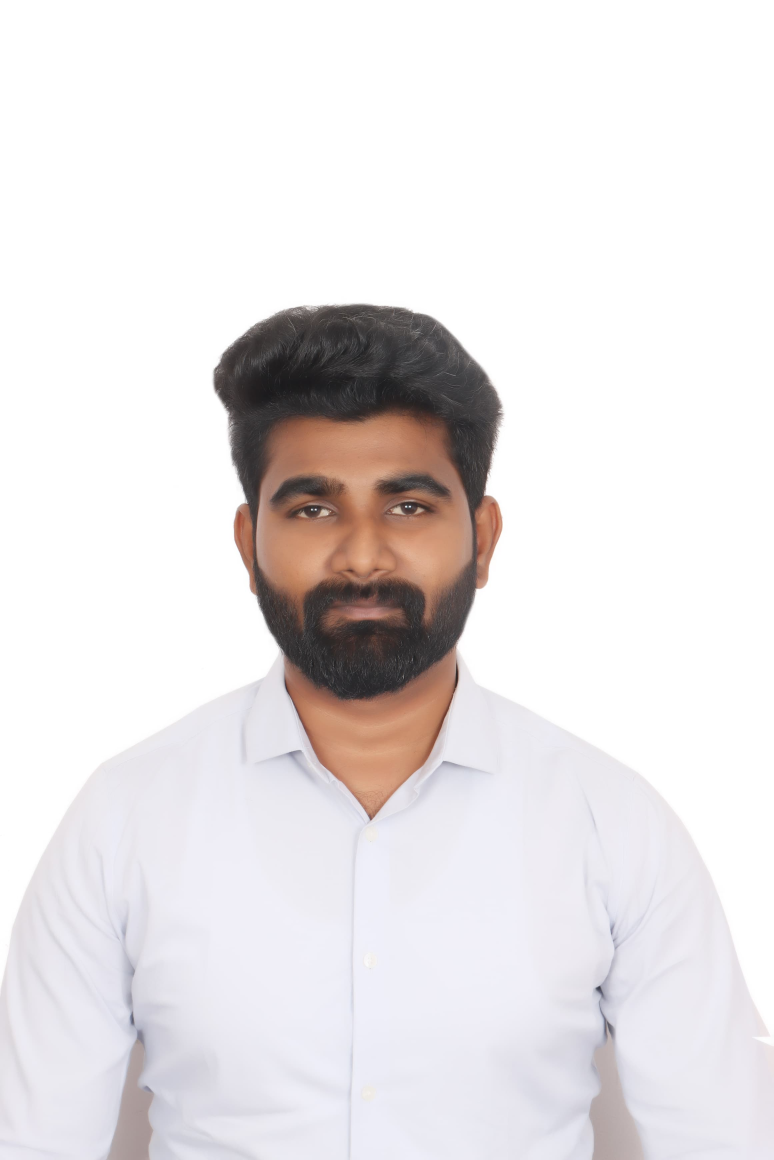
#> input picture opencv/demoimages/Prem_picture.jpg, 2320 x 3480 px, found by its file name (shown at 1/3 size)
$ python thresholding.py
#> lines starting #> are read from the running program, lines starting #| are printed output that depends on the picture; after the words box and inside, x2 and y2 are one past the last pixel; in counts of white or black regions, pixels touching at a corner belong together
import cv2
import os
import numpy as np
import matplotlib.pyplot as plt
def tresholdhing():
    root = os.getcwd()
    imgPath=os.path.join(root, 'demoimages//Prem_picture.JPG')
    img = cv2.imread(imgPath)
#> img is the input picture: shape (3480, 2320, 3); mean B, G, R 228.9, 227.9, 231.6
    imgGray = cv2.cvtColor(img, cv2.COLOR_BGR2GRAY)
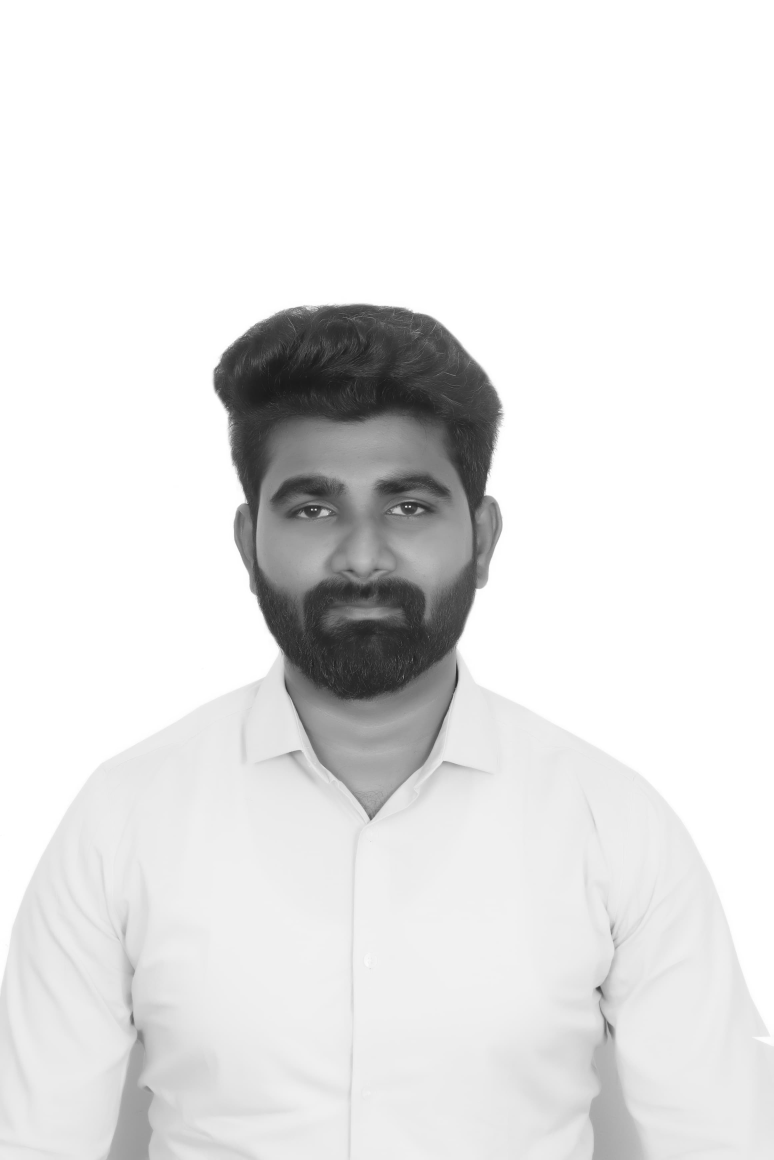
#> imgGray: shape (3480, 2320) (shown at 1/3 size); min 15, max 255, mean 229.1

    hist = cv2.calcHist([imgGray], [0], None, [256], [0, 256])
#> hist = 256 values, max 4387918 at index 255, min 0 at index 0, mean 31537.5
    plt.figure()
    plt.plot(hist)
    plt.title('Histogram')
    plt.xlabel('Pixel Value')
    plt.ylabel('Frequency')
    plt.show()
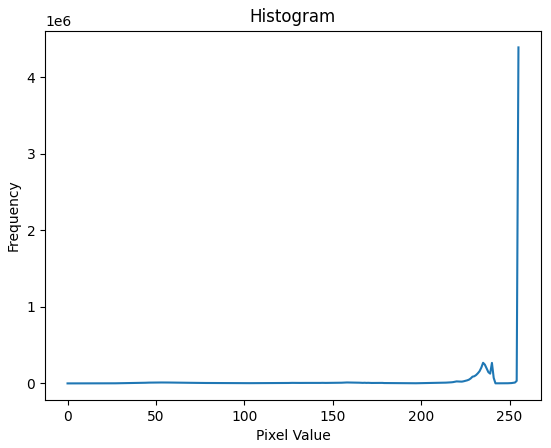
#> figure drawn by matplotlib, 1 panel; curve peaks at x = 255, y = 4387918

    thresopt=[cv2.THRESH_BINARY, cv2.THRESH_BINARY_INV,
              cv2.THRESH_TRUNC, cv2.THRESH_TOZERO, cv2.THRESH_TOZERO_INV]
    thresNames = ['BINARY', 'BINARY_INV', 'TRUNC', 'TOZERO', 'TOZERO_INV']

    plt.figure()
    plt.subplot(231)
    plt.imshow(imgGray, cmap='gray')
    plt.title('Original Image')

    for i in range(len(thresopt)):
        ret, imgThres = cv2.threshold(imgGray, 127, 255, thresopt[i])
        plt.subplot(2, 3, i + 2)
        plt.imshow(imgThres, cmap='gray')
        plt.title(thresNames[i])
        plt.axis('off')
#> this loop made 5 passes
#> pass 1, in tresholdhing, `ret, imgThres = cv2.threshold(imgGray, 127, 255, thresopt[i])`:
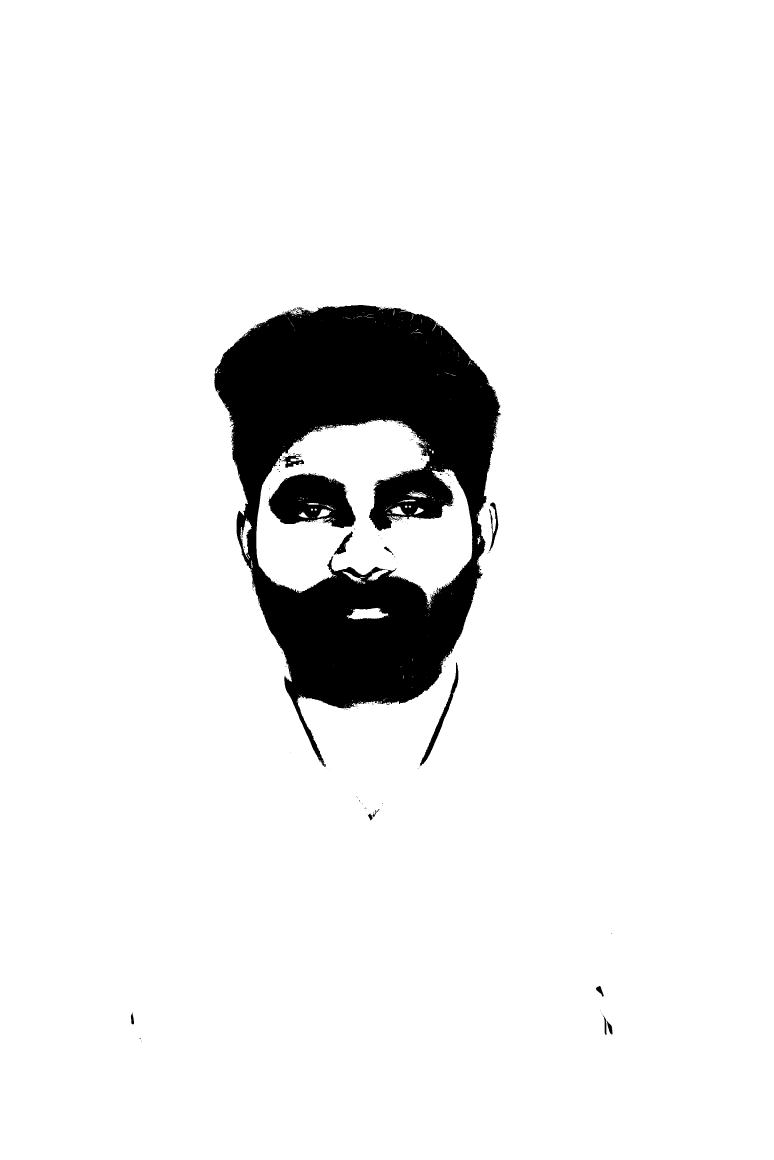
#> imgThres: shape (3480, 2320) (shown at 1/3 size); 92.6% white; 266 black regions (249 under 20 px), largest, box (x1, y1, x2, y2) and area: (643, 915, 1504, 2301) 555783, (805, 1419, 1067, 1585) 29261, (1259, 1986, 1375, 2298) 3790
#> pass 2, in tresholdhing, `ret, imgThres = cv2.threshold(imgGray, 127, 255, thresopt[i])`:
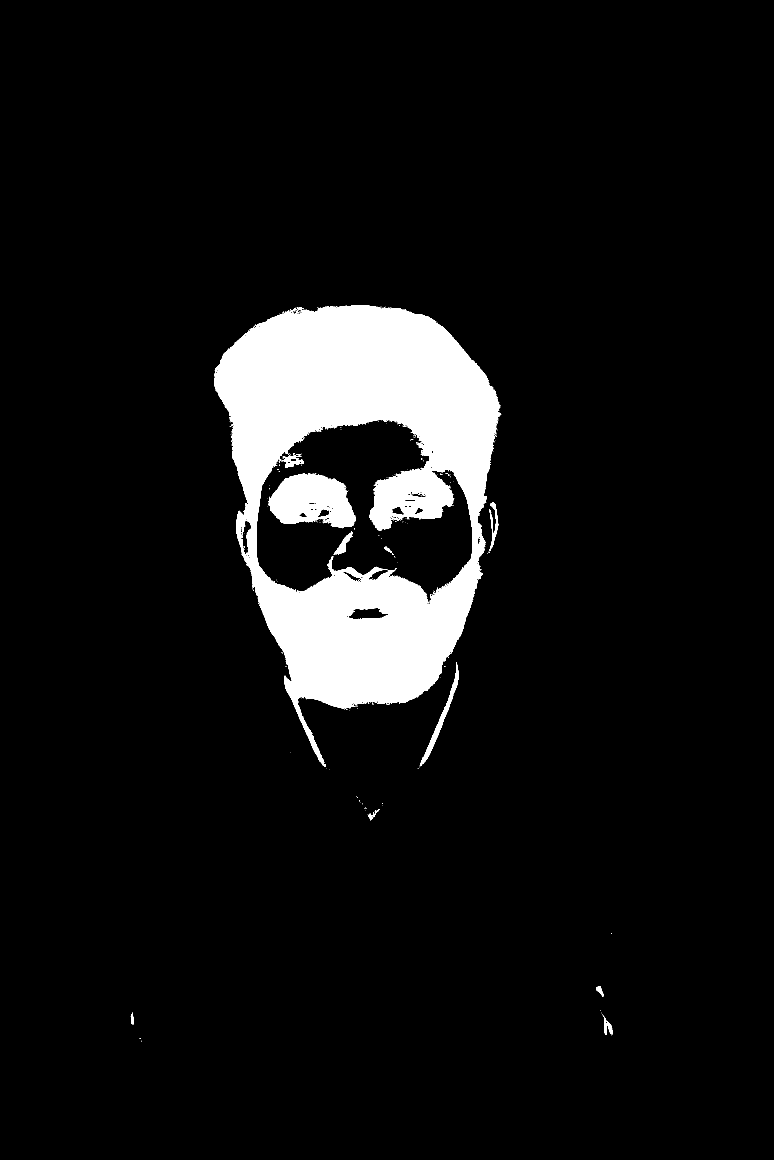
#> imgThres: shape (3480, 2320) (shown at 1/3 size); 7.4% white; 266 white regions (249 under 20 px), largest, box (x1, y1, x2, y2) and area: (643, 915, 1504, 2301) 555783, (805, 1419, 1067, 1585) 29261, (1259, 1986, 1375, 2298) 3790
#> pass 3, in tresholdhing, `ret, imgThres = cv2.threshold(imgGray, 127, 255, thresopt[i])`:
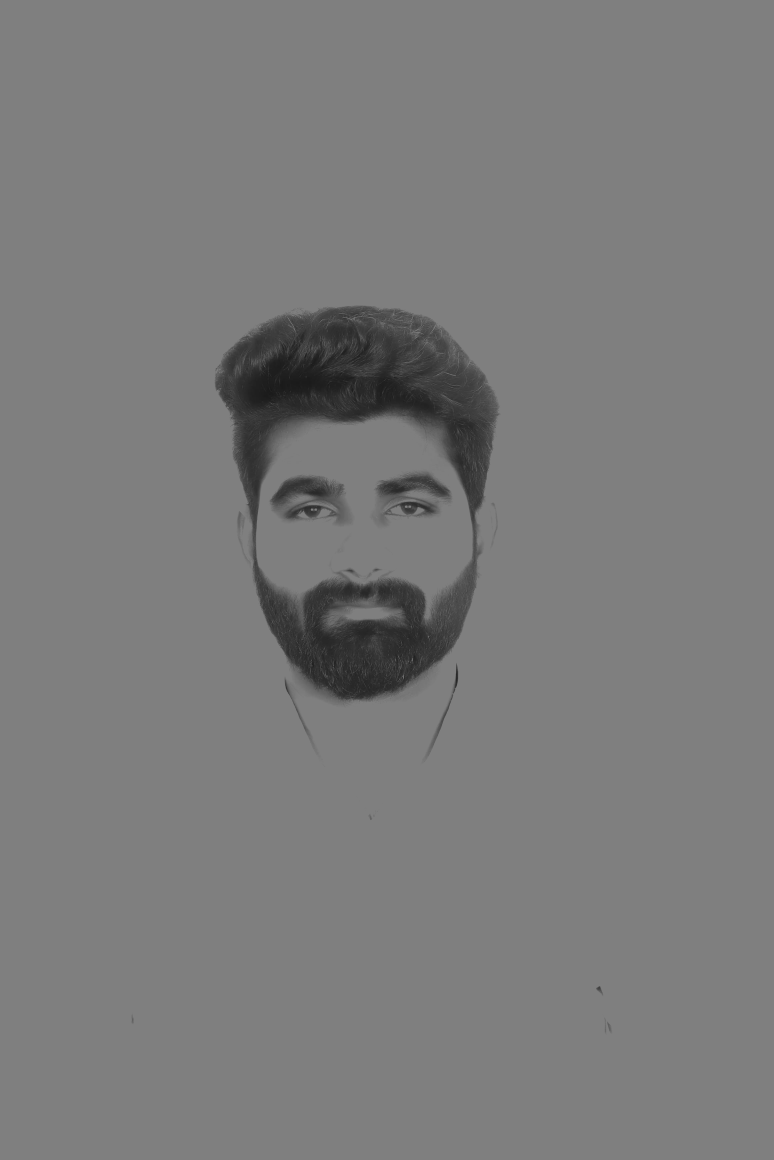
#> imgThres: shape (3480, 2320) (shown at 1/3 size); min 15, max 127, mean 122.9
    plt.show()
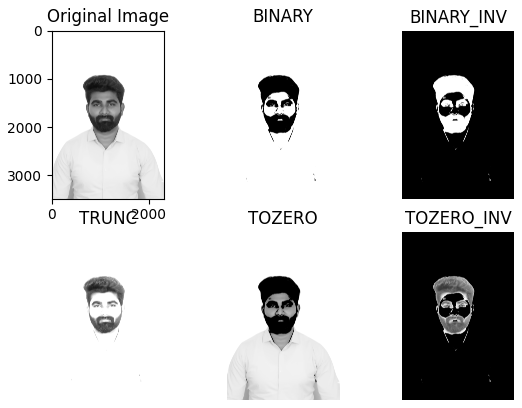
#> figure drawn by matplotlib, 6 panels
if __name__ == "__main__":
    tresholdhing()

$ run again, with opencv/demoimages/10104782.jpg copied over opencv/demoimages/Prem_picture.jpg
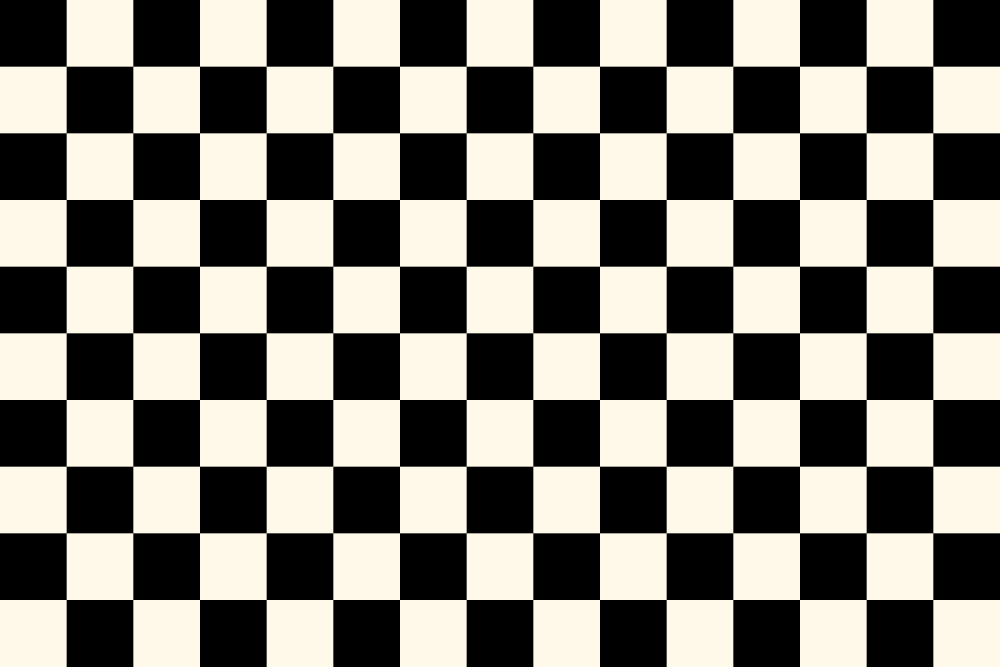
#> input picture opencv/demoimages/10104782.jpg, 3000 x 2000 px, found by its file name (shown at 1/3 size)
#> in tresholdhing, img is the input picture: shape (2000, 3000, 3); mean B, G, R 116.5, 124.5, 127.5
#> imgGray: shape (2000, 3000); values 0 (black) and 249 (white), 50% white; 1 white region, box (x1, y1, x2, y2) and area: (0, 0, 3000, 2000) 3000000
#> hist = 256 values, max 3000000 at index 0, min 0 at index 1, mean 23437.5
#> in tresholdhing, `plt.show()`:
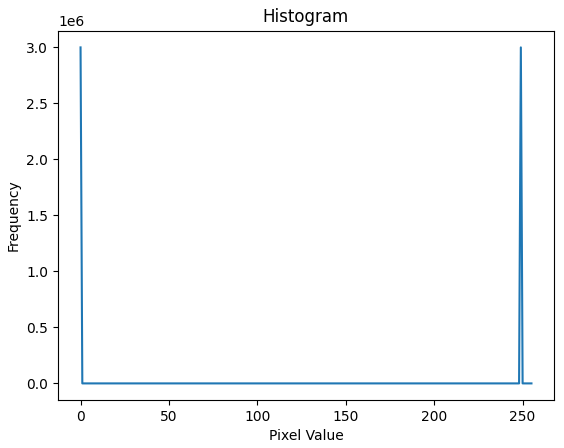
#> figure drawn by matplotlib, 1 panel; curve peaks at x = 0, y = 3000000
#> the loop in tresholdhing, `for i in range(len(thresopt)):` made 5 passes
#> pass 2, in tresholdhing, `ret, imgThres = cv2.threshold(imgGray, 127, 255, thresopt[i])`:
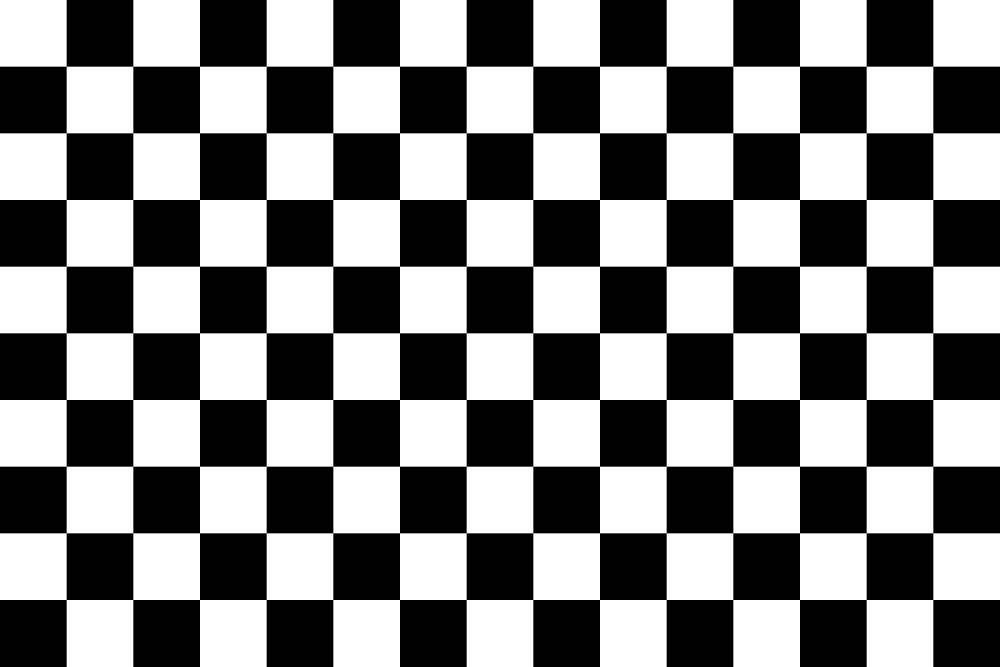
#> imgThres: shape (2000, 3000) (shown at 1/3 size); 50% white; 1 white region, box (x1, y1, x2, y2) and area: (0, 0, 3000, 2000) 3000000
